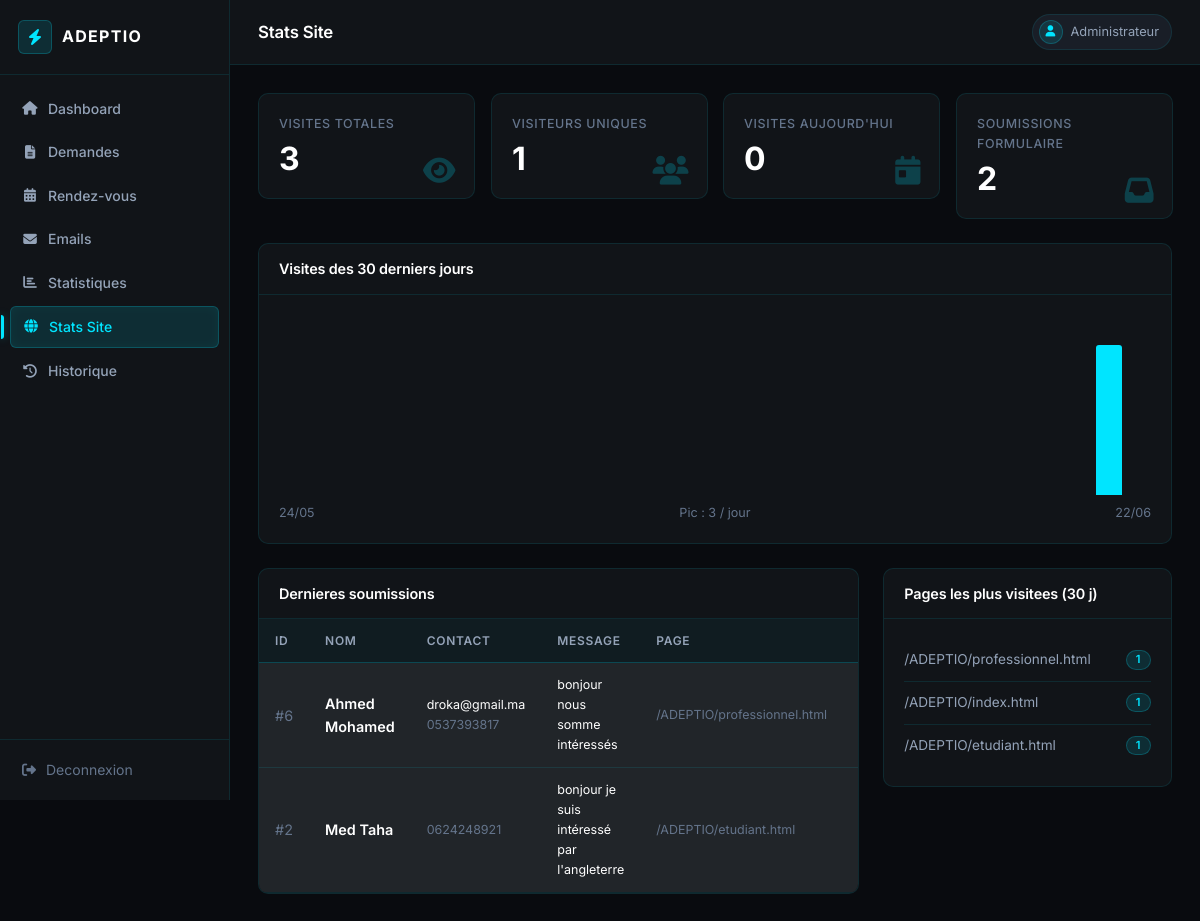
/admin/stats.php (signed in), run on the app's committed database.
### tables this page shows
CREATE TABLE `submissions` (
  `id` int(11) NOT NULL,
  `name` varchar(150) NOT NULL,
  `email` varchar(150) DEFAULT NULL,
  `phone` varchar(40) DEFAULT NULL,
  `message` text DEFAULT NULL,
  `source_page` varchar(255) DEFAULT NULL,
  `submitted_at` timestamp NOT NULL DEFAULT current_timestamp()
);

### admin/_bootstrap.php (called while the page is built, shortened)
<?php
function e(?string $value): string
{
    return htmlspecialchars((string) $value, ENT_QUOTES, 'UTF-8');
}
function current_admin(PDO $pdo): ?array
{
    $stmt = $pdo->prepare('SELECT id_admin, nom, email FROM admins WHERE id_admin = ?');
    $stmt->execute([$_SESSION['admin']]);
    return $stmt->fetch(PDO::FETCH_ASSOC) ?: null;
}

### admin/stats.php (the view, shortened to what this page needs)
<?php
require_once __DIR__ . '/_bootstrap.php';
require_once __DIR__ . '/_layout.php';
$totalVisits      = (int) $pdo->query('SELECT COUNT(*) FROM page_visits')->fetchColumn();
$uniqueVisitors   = (int) $pdo->query('SELECT COUNT(DISTINCT session_id) FROM page_visits')->fetchColumn();
$totalSubmissions = (int) $pdo->query('SELECT COUNT(*) FROM submissions')->fetchColumn();
$visitsToday      = (int) $pdo->query('SELECT COUNT(*) FROM page_visits WHERE DATE(visited_at) = CURDATE()')->fetchColumn();
$rows = $pdo->query("
    SELECT DATE(visited_at) AS d, COUNT(*) AS total
    FROM page_visits
    WHERE visited_at >= DATE_SUB(CURDATE(), INTERVAL 29 DAY)
    GROUP BY DATE(visited_at)
")->fetchAll();
$byDay = [];
foreach ($rows as $r) {
    $byDay[$r['d']] = (int) $r['total'];
}
$days = [];
for ($i = 29; $i >= 0; $i--) {
    $date = date('Y-m-d', strtotime("-$i day"));
    $days[$date] = $byDay[$date] ?? 0;
}
$maxDay = max(1, max($days));
$topPages = $pdo->query("
    SELECT page_url, COUNT(*) AS total
    FROM page_visits
    WHERE visited_at >= DATE_SUB(CURDATE(), INTERVAL 29 DAY)
    GROUP BY page_url
    ORDER BY total DESC
    LIMIT 10
")->fetchAll();
$recentSubmissions = $pdo->query("
    SELECT id, name, email, phone, message, source_page, submitted_at
    FROM submissions
    ORDER BY submitted_at DESC
    LIMIT 15
")->fetchAll();
render_admin_header($pdo, 'Stats Site', 'stats');
?>
<div class="row g-3 mb-4">
    <div class="col-sm-6 col-xl-3">
        <div class="card-stat">
            <div class="stat-label">Visites totales</div>
            <div class="stat-value"><?= $totalVisits ?></div>
            <i class="fas fa-eye stat-icon"></i>
        </div>
    </div>
    <div class="col-sm-6 col-xl-3">
        <div class="card-stat">
            <div class="stat-label">Visiteurs uniques</div>
            <div class="stat-value"><?= $uniqueVisitors ?></div>
            <i class="fas fa-users stat-icon"></i>
        </div>
    </div>
    <div class="col-sm-6 col-xl-3">
        <div class="card-stat">
            <div class="stat-label">Visites aujourd'hui</div>
            <div class="stat-value"><?= $visitsToday ?></div>
            <i class="fas fa-calendar-day stat-icon"></i>
        </div>
    </div>
    <div class="col-sm-6 col-xl-3">
        <div class="card-stat">
            <div class="stat-label">Soumissions formulaire</div>
            <div class="stat-value"><?= $totalSubmissions ?></div>
            <i class="fas fa-inbox stat-icon"></i>
        </div>
    </div>
</div>
<div class="panel mb-4">
    <div class="panel-header"><h2>Visites des 30 derniers jours</h2></div>
    <div class="panel-body">
        <div style="display:flex;align-items:flex-end;gap:3px;height:180px;">
            <?php foreach ($days as $date => $count): ?>
                <div style="flex:1;display:flex;flex-direction:column;align-items:center;justify-content:flex-end;height:100%;"
                     title="<?= e($date) ?> — <?= $count ?> visite(s)">
                    <div style="width:100%;background:var(--cyan,#00e5ff);border-radius:3px 3px 0 0;
                                height:<?= (int) round($count / $maxDay * 150) ?>px;min-height:<?= $count > 0 ? 3 : 0 ?>px;"></div>
                </div>
            <?php endforeach; ?>
        </div>
        <div class="d-flex justify-content-between text-muted small mt-2">
            <span><?= e(date('d/m', strtotime(array_key_first($days)))) ?></span>
            <span>Pic : <?= $maxDay ?> / jour</span>
            <span><?= e(date('d/m', strtotime(array_key_last($days)))) ?></span>
        </div>
    </div>
</div>
<div class="row g-4">
    <section class="col-xl-8">
        <div class="panel">
            <div class="panel-header"><h2>Dernieres soumissions</h2></div>
            <div class="table-responsive">
                <table class="table mb-0">
                    <thead>
                        <tr>
                            <th>ID</th>
                            <th>Nom</th>
                            <th>Contact</th>
                            <th>Message</th>
                            <th>Page</th>
                            <th>Date</th>
                        </tr>
                    </thead>
                    <tbody>
                    <?php foreach ($recentSubmissions as $s): ?>
                        <tr>
                            <td><span style="color:var(--muted)">#<?= (int) $s['id'] ?></span></td>
                            <td class="fw-semibold"><?= e($s['name']) ?></td>
                            <td class="small">
                                <?php if ($s['email']): ?><div><?= e($s['email']) ?></div><?php endif; ?>
                                <?php if ($s['phone']): ?><div class="text-muted"><?= e($s['phone']) ?></div><?php endif; ?>
                            </td>
                            <td class="small" style="max-width:280px"><?= e(mb_strimwidth((string) $s['message'], 0, 90, '…')) ?></td>
                            <td class="text-muted small"><?= e($s['source_page'] ?? '-') ?></td>
                            <td class="text-muted small"><?= e(format_datetime($s['submitted_at'])) ?></td>
                        </tr>
                    <?php endforeach; ?>
                    </tbody>
                </table>
            </div>
        </div>
    </section>
    <aside class="col-xl-4">
        <div class="panel">
            <div class="panel-header"><h2>Pages les plus visitees (30 j)</h2></div>
            <div class="panel-body">
                <?php foreach ($topPages as $p): ?>
                    <div class="status-row">
                        <span class="status-name" style="overflow:hidden;text-overflow:ellipsis;white-space:nowrap;max-width:200px">
                            <?= e($p['page_url'] ?: '/') ?>
                        </span>
                        <span class="badge text-bg-primary"><?= (int) $p['total'] ?></span>
                    </div>
                <?php endforeach; ?>
            </div>
        </div>
    </aside>
</div>
<?php render_admin_footer(); ?>

### admin/_layout.php (shortened to what this page needs)
<?php
function render_admin_header(PDO $pdo, string $title, string $active): void
{
    $admin = current_admin($pdo);
    $links = [
        'dashboard'   => ['Dashboard',        'dashboard.php',    'fa-home'],
        'demandes'    => ['Demandes',          'demandes.php',     'fa-file-alt'],
        'rendez_vous' => ['Rendez-vous',       'rendez_vous.php',  'fa-calendar-alt'],
        'emails'      => ['Emails',            'emails.php',       'fa-envelope'],
        'statistiques' => ['Statistiques',      'statistiques.php',  'fa-chart-bar'],
        'stats'        => ['Stats Site',         'stats.php',         'fa-globe'],
        'historique'   => ['Historique',        'historique.php',    'fa-history'],
    ];
    ?>
<!DOCTYPE html>
<html lang="fr" data-bs-theme="dark">
<head>
    <link href="https://cdn.jsdelivr.net/npm/bootstrap@5.3.3/dist/css/bootstrap.min.css" rel="stylesheet">
    <link href="https://cdnjs.cloudflare.com/ajax/libs/font-awesome/6.5.1/css/all.min.css" rel="stylesheet">
    <link href="assets/style.css" rel="stylesheet">
</head>
<body>
<div class="admin-shell">
    <aside class="sidebar">
        <div class="sidebar-brand">
            <div class="sidebar-brand-icon"><i class="fas fa-bolt"></i></div>
            <span class="sidebar-brand-name">Adeptio</span>
        </div>
        <nav class="sidebar-nav">
            <?php foreach ($links as $key => [$label, $href, $icon]): ?>
                <a href="<?= e($href) ?>" class="<?= $active === $key ? 'active' : '' ?>">
                    <i class="fas <?= e($icon) ?> nav-icon"></i>
                    <span><?= e($label) ?></span>
                </a>
            <?php endforeach; ?>
        </nav>
        <div class="sidebar-footer">
            <a href="auth/logout.php">
                <i class="fas fa-sign-out-alt nav-icon"></i>
                <span>Deconnexion</span>
            </a>
        </div>
    </aside>
    <div class="main-content">
        <header class="topbar">
            <h1 class="topbar-title"><?= e($title) ?></h1>
            <div class="topbar-user">
                <div class="topbar-avatar"><i class="fas fa-user"></i></div>
                <span class="topbar-user-name"><?= e($admin['nom'] ?? 'Admin') ?></span>
            </div>
        </header>
        <div class="page-body">
    <?php
}
function render_admin_footer(): void
{
    ?>
        </div>
    </div>
</div>
</body>
</html>
    <?php
}

### data on the page
submissions: id "6", name "Ahmed Mohamed", email "droka@gmail.ma", phone "0537393817", message "bonjour nous somme intéressés", source_page "/ADEPTIO/professionnel.html"
submissions: id "2", name "Med Taha", phone "0624248921", message "bonjour je suis intéressé par l'angleterre", source_page "/ADEPTIO/etudiant.html"

### other printed values
$label "Dashboard"
$label "Demandes"
$label "Rendez-vous"
$label "Emails"
$label "Statistiques"
$label "Stats Site"
$label "Historique"
$title "Stats Site"
$admin['nom'] "Administrateur"
$totalVisits "3"
$uniqueVisitors "1"
$visitsToday "0"
$totalSubmissions "2"
date('d/m', strtotime(array_key_first($days))) "24/05"
$maxDay "3"
